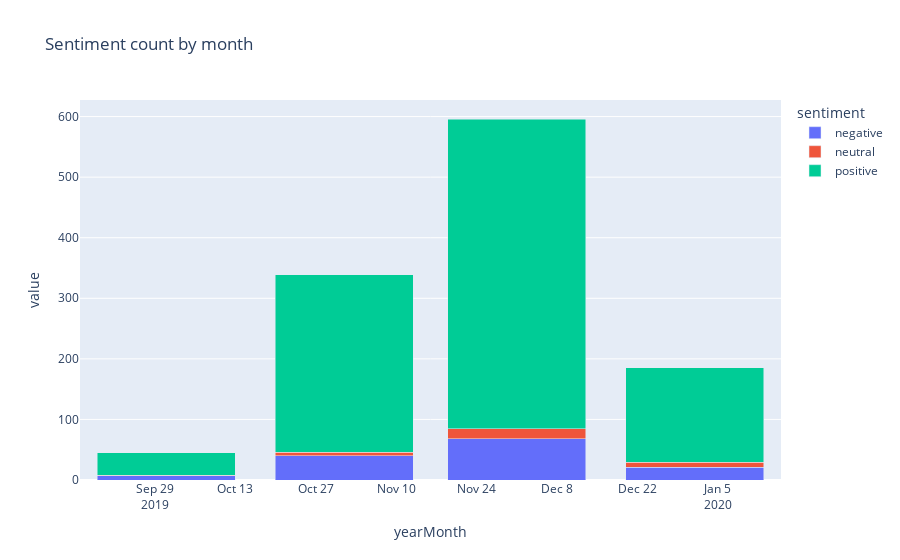

Notebook cell for this chart:
### Code cell
# Sentiment count by month
data = df.groupby("yearMonth")["sentiment"].value_counts().unstack().fillna(0)
fig = px.bar(data, title="Sentiment count by month", barmode="stack")
fig.show()

### Figure 1 — Plotly figure (JSON) as saved in the notebook; plotly's stock layout.template omitted (floating-point values rounded to 4 significant figures)
{"data": [{"hovertemplate": "sentiment=negative<br>yearMonth=%{x}<br>value=%{y}<extra></extra>", "legendgroup": "negative", "marker": {"color": "#636efa", "pattern": {"shape": ""}}, "name": "negative", "orientation": "v", "showlegend": true, "textposition": "auto", "type": "bar", "x": ["2019-10", "2019-11", "2019-12", "2020-01"], "xaxis": "x", "y": [7, 40, 68, 21], "yaxis": "y"}, {"hovertemplate": "sentiment=neutral<br>yearMonth=%{x}<br>value=%{y}<extra></extra>", "legendgroup": "neutral", "marker": {"color": "#EF553B", "pattern": {"shape": ""}}, "name": "neutral", "orientation": "v", "showlegend": true, "textposition": "auto", "type": "bar", "x": ["2019-10", "2019-11", "2019-12", "2020-01"], "xaxis": "x", "y": [1, 6, 17, 8], "yaxis": "y"}, {"hovertemplate": "sentiment=positive<br>yearMonth=%{x}<br>value=%{y}<extra></extra>", "legendgroup": "positive", "marker": {"color": "#00cc96", "pattern": {"shape": ""}}, "name": "positive", "orientation": "v", "showlegend": true, "textposition": "auto", "type": "bar", "x": ["2019-10", "2019-11", "2019-12", "2020-01"], "xaxis": "x", "y": [37, 293, 511, 156], "yaxis": "y"}], "layout": {"barmode": "stack", "legend": {"title": {"text": "sentiment"}, "tracegroupgap": 0}, "title": {"text": "Sentiment count by month"}, "xaxis": {"anchor": "y", "domain": [0, 1], "title": {"text": "yearMonth"}}, "yaxis": {"anchor": "x", "domain": [0, 1], "title": {"text": "value"}}}}
